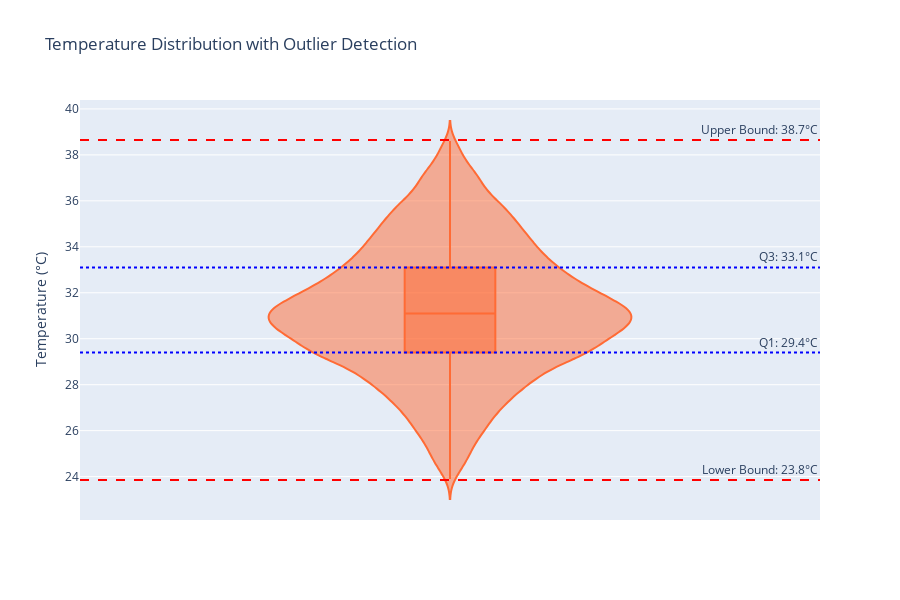

Notebook code cell kept with this figure:
### Markdown cell above
## Visualization & Analysis

Now let's proceed with comprehensive data visualization and analysis. We'll create 15 different charts to understand various aspects of Indian summer weather patterns, following the same structure as our interactive dashboard.

### Code cell
# Calculate outlier statistics
Q1 = df['temp'].quantile(0.25)
Q3 = df['temp'].quantile(0.75)
IQR = Q3 - Q1
lower_bound = Q1 - 1.5 * IQR
upper_bound = Q3 + 1.5 * IQR

# Count potential outliers
outliers_below = len(df[df['temp'] < lower_bound])
outliers_above = len(df[df['temp'] > upper_bound])
total_outliers = outliers_below + outliers_above
outlier_percentage = (total_outliers / len(df)) * 100

print("🌡️ Temperature Distribution & Outlier Statistics:")
print(f"📊 Q1 (25th percentile): {Q1:.2f}°C")
print(f"📊 Q3 (75th percentile): {Q3:.2f}°C")
print(f"📊 IQR (Interquartile Range): {IQR:.2f}°C")
print(f"🔻 Lower Bound: {lower_bound:.2f}°C")
print(f"🔺 Upper Bound: {upper_bound:.2f}°C")
print(f"⚠️ Outliers below range: {outliers_below}")
print(f"⚠️ Outliers above range: {outliers_above}")
print(f"📈 Total outliers: {total_outliers} ({outlier_percentage:.2f}% of data)")

# Create violin plot for temperature distribution
fig = px.violin(df, y='temp', box=True,
               title="Temperature Distribution with Outlier Detection",
               color_discrete_sequence=['#FF6B35'])

# Add horizontal lines for outlier bounds
fig.add_hline(y=lower_bound, line_dash="dash", line_color="red", 
             annotation_text=f"Lower Bound: {lower_bound:.1f}°C")
fig.add_hline(y=upper_bound, line_dash="dash", line_color="red", 
             annotation_text=f"Upper Bound: {upper_bound:.1f}°C")
fig.add_hline(y=Q1, line_dash="dot", line_color="blue", 
             annotation_text=f"Q1: {Q1:.1f}°C")
fig.add_hline(y=Q3, line_dash="dot", line_color="blue", 
             annotation_text=f"Q3: {Q3:.1f}°C")

fig.update_layout(height=600, showlegend=False)
fig.update_yaxes(title_text="Temperature (°C)")

fig.show()

print(f"\n📋 Analysis Summary:")
print(f"The violin plot reveals the temperature distribution and outlier detection boundaries.")
print(f"During preprocessing, extreme outliers were identified and removed to ensure data quality.")
print(f"The shape shows density distribution with quartiles and outlier boundaries clearly marked.")

### Figure 1 — Plotly figure (JSON) as saved in the notebook; plotly's stock layout.template omitted (floating-point values rounded to 4 significant figures; data arrays with more than 128 entries replaced by an {"elided": "..."} marker saying what was removed)
{"data": [{"alignmentgroup": "True", "box": {"visible": true}, "hovertemplate": "temp=%{y}<extra></extra>", "legendgroup": "", "marker": {"color": "#FF6B35"}, "name": "", "offsetgroup": "", "orientation": "v", "scalegroup": "True", "showlegend": false, "type": "violin", "x0": " ", "xaxis": "x", "y": {"elided": "12947 float values"}, "y0": " ", "yaxis": "y"}], "layout": {"annotations": [{"showarrow": false, "text": "Lower Bound: 23.8°C", "x": 1, "xanchor": "right", "xref": "x domain", "y": 23.85, "yanchor": "bottom", "yref": "y"}, {"showarrow": false, "text": "Upper Bound: 38.7°C", "x": 1, "xanchor": "right", "xref": "x domain", "y": 38.65, "yanchor": "bottom", "yref": "y"}, {"showarrow": false, "text": "Q1: 29.4°C", "x": 1, "xanchor": "right", "xref": "x domain", "y": 29.4, "yanchor": "bottom", "yref": "y"}, {"showarrow": false, "text": "Q3: 33.1°C", "x": 1, "xanchor": "right", "xref": "x domain", "y": 33.1, "yanchor": "bottom", "yref": "y"}], "height": 600, "legend": {"tracegroupgap": 0}, "shapes": [{"line": {"color": "red", "dash": "dash"}, "type": "line", "x0": 0, "x1": 1, "xref": "x domain", "y0": 23.85, "y1": 23.85, "yref": "y"}, {"line": {"color": "red", "dash": "dash"}, "type": "line", "x0": 0, "x1": 1, "xref": "x domain", "y0": 38.65, "y1": 38.65, "yref": "y"}, {"line": {"color": "blue", "dash": "dot"}, "type": "line", "x0": 0, "x1": 1, "xref": "x domain", "y0": 29.4, "y1": 29.4, "yref": "y"}, {"line": {"color": "blue", "dash": "dot"}, "type": "line", "x0": 0, "x1": 1, "xref": "x domain", "y0": 33.1, "y1": 33.1, "yref": "y"}], "showlegend": false, "title": {"text": "Temperature Distribution with Outlier Detection"}, "violinmode": "group", "xaxis": {"anchor": "y", "domain": [0, 1]}, "yaxis": {"anchor": "x", "domain": [0, 1], "title": {"text": "Temperature (°C)"}}}}
